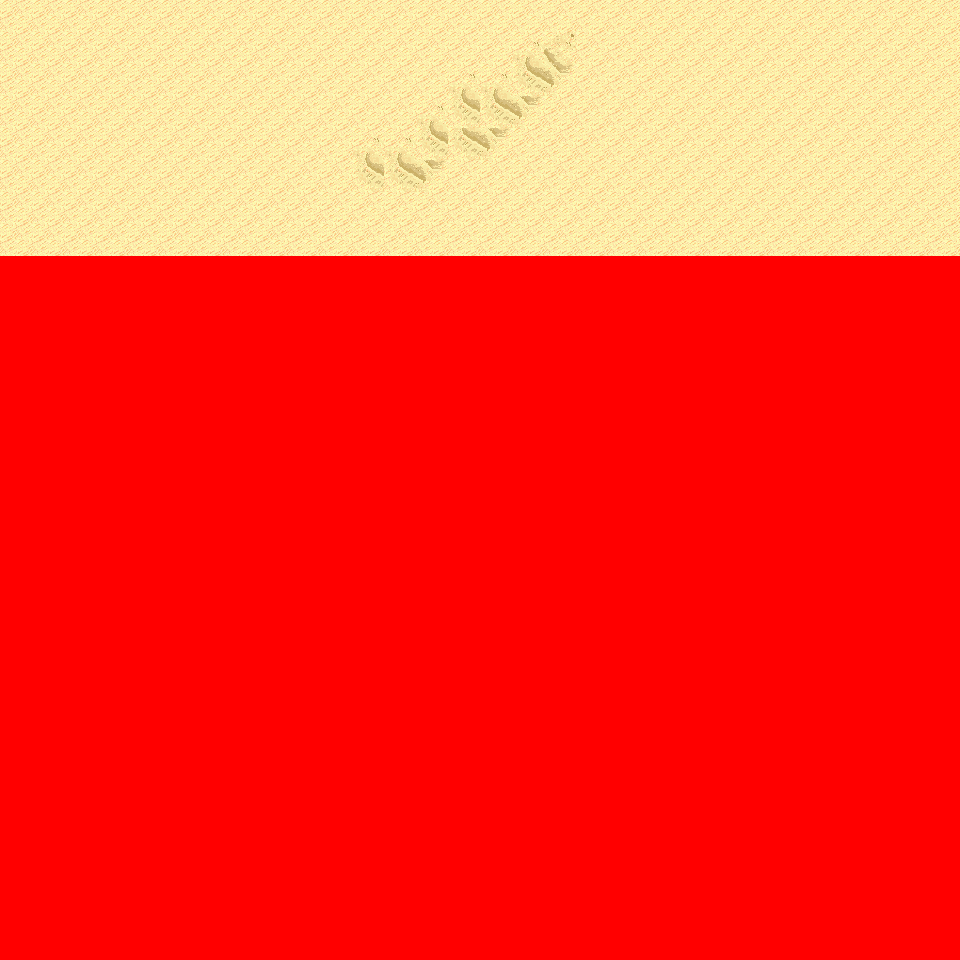

Rendered tile map (Tiled .tmx) drawn with the repository's tilesets; below, a short description and the map source with its tile grids summarised:
An orthogonal 30x30 tile map with 32x32 px tiles, 6 tile layers (Ground, Object, Object2, Above, ...), 16 tilesets and 2 objects (2x mapchange).

<map version="1.0" orientation="orthogonal" renderorder="right-down" width="30" height="30" tilewidth="32" tileheight="32" nextobjectid="3">
  <tileset firstgid="1" name="tileset_logic_collision" tilewidth="32" tileheight="32" tilecount="1" columns="1">
    <image source="../drawable/tileset_logic_collision.png" width="32" height="32" />
  </tileset>
  <tileset firstgid="2" name="tileset_ground_ground" tilewidth="32" tileheight="32" tilecount="33" columns="3">
    <image source="../drawable/tileset_ground_ground.png" width="96" height="352" />
  </tileset>
  <tileset firstgid="35" name="tileset_terrain_desert" tilewidth="32" tileheight="32" tilecount="88" columns="8">
    <image source="../drawable/tileset_terrain_desert.png" width="256" height="352" />
  </tileset>
  <tileset firstgid="123" name="tileset_ground_sand_edges" tilewidth="32" tileheight="32" tilecount="15" columns="5">
    <image source="../drawable/tileset_ground_sand_edges.png" width="160" height="96" />
  </tileset>
  <tileset firstgid="138" name="tileset_ground_sand_2" tilewidth="32" tileheight="32" tilecount="15" columns="5">
    <image source="../drawable/tileset_ground_sand_2.png" width="160" height="96" />
  </tileset>
  <tileset firstgid="153" name="tileset_building_stone_ruins" tilewidth="32" tileheight="32" tilecount="72" columns="6">
    <image source="../drawable/tileset_building_stone_ruins.png" width="192" height="384" />
  </tileset>
  <tileset firstgid="225" name="tileset_item_statue_blackened_column" tilewidth="32" tileheight="32" tilecount="4" columns="1">
    <image source="../drawable/tileset_item_statue_blackened_column.png" width="32" height="128" />
  </tileset>
  <tileset firstgid="229" name="tileset_item_statue_skull_carving" tilewidth="32" tileheight="32" tilecount="4" columns="2">
    <image source="../drawable/tileset_item_statue_skull_carving.png" width="64" height="64" />
  </tileset>
  <tileset firstgid="233" name="tileset_item_statue_skullpedestal" tilewidth="32" tileheight="32" tilecount="2" columns="1">
    <image source="../drawable/tileset_item_statue_skullpedestal.png" width="32" height="64" />
  </tileset>
  <tileset firstgid="235" name="tileset_plant_tree_banana_tree" tilewidth="32" tileheight="32" tilecount="40" columns="4">
    <image source="../drawable/tileset_plant_tree_banana_tree.png" width="128" height="320" />
  </tileset>
  <tileset firstgid="275" name="tileset_plant_tree_palm_tree" tilewidth="32" tileheight="32" tilecount="6" columns="2">
    <image source="../drawable/tileset_plant_tree_palm_tree.png" width="64" height="96" />
  </tileset>
  <tileset firstgid="281" name="tileset_plant_tree_palm_trees" tilewidth="32" tileheight="32" tilecount="40" columns="4">
    <image source="../drawable/tileset_plant_tree_palm_trees.png" width="128" height="320" />
  </tileset>
  <tileset firstgid="321" name="tileset_plant_bush_large_green" tilewidth="32" tileheight="32" tilecount="9" columns="3">
    <image source="../drawable/tileset_plant_bush_large_green.png" width="96" height="96" />
  </tileset>
  <tileset firstgid="330" name="tileset_plant_cactus" tilewidth="32" tileheight="32" tilecount="2" columns="1">
    <image source="../drawable/tileset_plant_cactus.png" width="32" height="64" />
  </tileset>
  <tileset firstgid="332" name="tileset_plant_lily_pads" tilewidth="32" tileheight="32" tilecount="2" columns="1">
    <image source="../drawable/tileset_plant_lily_pads.png" width="32" height="64" />
  </tileset>
  <tileset firstgid="334" name="tileset_plant_round_cactuses" tilewidth="32" tileheight="32" tilecount="20" columns="10">
    <image source="../drawable/tileset_plant_round_cactuses.png" width="320" height="64" />
  </tileset>
  <layer name="Ground" width="30" height="30">
    <data>[900 cells, 240 non-empty, 5 distinct tile ids]</data>
  </layer>
  <layer name="Object" width="30" height="30">
    <data>[900 cells, 0 non-empty, 0 distinct tile ids]</data>
  </layer>
  <layer name="Object2" width="30" height="30">
    <data>[900 cells, 0 non-empty, 0 distinct tile ids]</data>
  </layer>
  <layer name="Above" width="30" height="30">
    <data>[900 cells, 0 non-empty, 0 distinct tile ids]</data>
  </layer>
  <layer name="Above2" width="30" height="30">
    <data>[900 cells, 0 non-empty, 0 distinct tile ids]</data>
  </layer>
  <layer name="Walkable" width="30" height="30">
    <data>[900 cells, 660 non-empty, 1 distinct tile ids]</data>
  </layer>
  <objectgroup name="MapEvents">
    <object id="1" name="north" type="mapchange" x="0" y="0" width="960" height="32">
      <properties>
        <property name="map" value="0_deniran_forest_n2_w_x0_y4" />
        <property name="place" value="south" />
      </properties>
    </object>
    <object id="2" name="east" type="mapchange" x="928" y="0" width="32" height="256">
      <properties>
        <property name="map" value="0_fado_forest_s_x1_y4" />
        <property name="place" value="west" />
      </properties>
    </object>
  </objectgroup>
</map>
